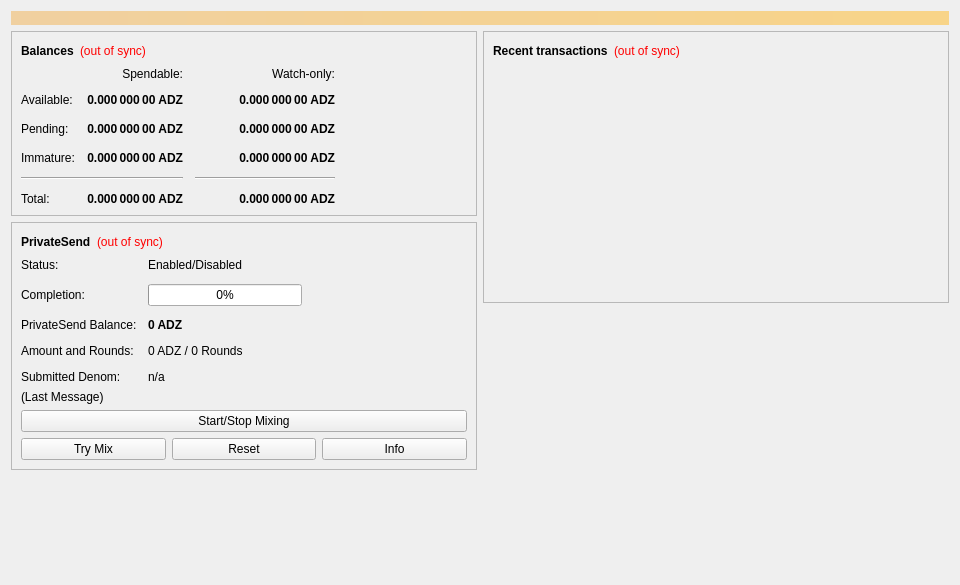
<?xml version="1.0" encoding="UTF-8"?>
<ui version="4.0">
 <class>OverviewPage</class>
 <widget class="QWidget" name="OverviewPage">
  <property name="geometry">
   <rect>
    <x>0</x>
    <y>0</y>
    <width>960</width>
    <height>585</height>
   </rect>
  </property>
  <property name="minimumSize">
   <size>
    <width>960</width>
    <height>0</height>
   </size>
  </property>
  <property name="windowTitle">
   <string>Form</string>
  </property>
  <layout class="QVBoxLayout" name="topLayout">
   <item>
    <widget class="QLabel" name="labelAlerts">
     <property name="visible">
      <bool>false</bool>
     </property>
     <property name="styleSheet">
      <string notr="true">background-color: qlineargradient(x1: 0, y1: 0, x2: 1, y2: 0, stop:0 #F0D0A0, stop:1 #F8D488); color:#000000;</string>
     </property>
     <property name="wordWrap">
      <bool>true</bool>
     </property>
     <property name="margin">
      <number>3</number>
     </property>
    </widget>
   </item>
   <item>
    <layout class="QHBoxLayout" name="horizontalLayout" stretch="1,1">
     <item>
      <layout class="QVBoxLayout" name="verticalLayout_2">
       <item>
        <widget class="QFrame" name="frame">
         <property name="frameShape">
          <enum>QFrame::StyledPanel</enum>
         </property>
         <property name="frameShadow">
          <enum>QFrame::Raised</enum>
         </property>
         <layout class="QVBoxLayout" name="verticalLayout_4">
          <item>
           <layout class="QHBoxLayout" name="horizontalLayout_4">
            <item>
             <widget class="QLabel" name="label_5">
              <property name="font">
               <font>
                <weight>75</weight>
                <bold>true</bold>
               </font>
              </property>
              <property name="text">
               <string>Balances</string>
              </property>
             </widget>
            </item>
            <item>
             <widget class="QLabel" name="labelWalletStatus">
              <property name="toolTip">
               <string>The displayed information may be out of date. Your wallet automatically synchronizes with the ADZ network after a connection is established, but this process has not completed yet.</string>
              </property>
              <property name="styleSheet">
               <string notr="true">QLabel { color: red; }</string>
              </property>
              <property name="text">
               <string notr="true">(out of sync)</string>
              </property>
              <property name="alignment">
               <set>Qt::AlignLeading|Qt::AlignLeft|Qt::AlignVCenter</set>
              </property>
             </widget>
            </item>
            <item>
             <spacer name="horizontalSpacer_3">
              <property name="orientation">
               <enum>Qt::Horizontal</enum>
              </property>
              <property name="sizeHint" stdset="0">
               <size>
                <width>40</width>
                <height>20</height>
               </size>
              </property>
             </spacer>
            </item>
           </layout>
          </item>
          <item>
           <layout class="QGridLayout" name="gridLayout">
            <property name="spacing">
             <number>12</number>
            </property>
            <item row="2" column="2">
             <widget class="QLabel" name="labelWatchPending">
              <property name="font">
               <font>
                <weight>75</weight>
                <bold>true</bold>
               </font>
              </property>
              <property name="cursor">
               <cursorShape>IBeamCursor</cursorShape>
              </property>
              <property name="toolTip">
               <string>Unconfirmed transactions to watch-only addresses</string>
              </property>
              <property name="text">
               <string notr="true">0.000 000 00 ADZ</string>
              </property>
              <property name="alignment">
               <set>Qt::AlignRight|Qt::AlignTrailing|Qt::AlignVCenter</set>
              </property>
              <property name="textInteractionFlags">
               <set>Qt::LinksAccessibleByMouse|Qt::TextSelectableByKeyboard|Qt::TextSelectableByMouse</set>
              </property>
             </widget>
            </item>
            <item row="2" column="1">
             <widget class="QLabel" name="labelUnconfirmed">
              <property name="font">
               <font>
                <weight>75</weight>
                <bold>true</bold>
               </font>
              </property>
              <property name="cursor">
               <cursorShape>IBeamCursor</cursorShape>
              </property>
              <property name="toolTip">
               <string>Total of transactions that have yet to be confirmed, and do not yet count toward the spendable balance</string>
              </property>
              <property name="text">
               <string notr="true">0.000 000 00 ADZ</string>
              </property>
              <property name="alignment">
               <set>Qt::AlignRight|Qt::AlignTrailing|Qt::AlignVCenter</set>
              </property>
              <property name="textInteractionFlags">
               <set>Qt::LinksAccessibleByMouse|Qt::TextSelectableByKeyboard|Qt::TextSelectableByMouse</set>
              </property>
             </widget>
            </item>
            <item row="3" column="2">
             <widget class="QLabel" name="labelWatchImmature">
              <property name="font">
               <font>
                <weight>75</weight>
                <bold>true</bold>
               </font>
              </property>
              <property name="cursor">
               <cursorShape>IBeamCursor</cursorShape>
              </property>
              <property name="toolTip">
               <string>Mined balance in watch-only addresses that has not yet matured</string>
              </property>
              <property name="text">
               <string notr="true">0.000 000 00 ADZ</string>
              </property>
              <property name="alignment">
               <set>Qt::AlignRight|Qt::AlignTrailing|Qt::AlignVCenter</set>
              </property>
              <property name="textInteractionFlags">
               <set>Qt::LinksAccessibleByMouse|Qt::TextSelectableByKeyboard|Qt::TextSelectableByMouse</set>
              </property>
             </widget>
            </item>
            <item row="4" column="0" colspan="2">
             <widget class="Line" name="lineSpendableBalance">
              <property name="orientation">
               <enum>Qt::Horizontal</enum>
              </property>
             </widget>
            </item>
            <item row="4" column="2">
             <widget class="Line" name="lineWatchBalance">
              <property name="sizePolicy">
               <sizepolicy hsizetype="Preferred" vsizetype="Fixed">
                <horstretch>0</horstretch>
                <verstretch>0</verstretch>
               </sizepolicy>
              </property>
              <property name="minimumSize">
               <size>
                <width>140</width>
                <height>0</height>
               </size>
              </property>
              <property name="orientation">
               <enum>Qt::Horizontal</enum>
              </property>
             </widget>
            </item>
            <item row="5" column="0">
             <widget class="QLabel" name="labelTotalText">
              <property name="text">
               <string>Total:</string>
              </property>
             </widget>
            </item>
            <item row="3" column="1">
             <widget class="QLabel" name="labelImmature">
              <property name="font">
               <font>
                <weight>75</weight>
                <bold>true</bold>
               </font>
              </property>
              <property name="cursor">
               <cursorShape>IBeamCursor</cursorShape>
              </property>
              <property name="toolTip">
               <string>Mined balance that has not yet matured</string>
              </property>
              <property name="text">
               <string notr="true">0.000 000 00 ADZ</string>
              </property>
              <property name="alignment">
               <set>Qt::AlignRight|Qt::AlignTrailing|Qt::AlignVCenter</set>
              </property>
              <property name="textInteractionFlags">
               <set>Qt::LinksAccessibleByMouse|Qt::TextSelectableByKeyboard|Qt::TextSelectableByMouse</set>
              </property>
             </widget>
            </item>
            <item row="2" column="3">
             <spacer name="horizontalSpacer_2">
              <property name="orientation">
               <enum>Qt::Horizontal</enum>
              </property>
              <property name="sizeHint" stdset="0">
               <size>
                <width>40</width>
                <height>20</height>
               </size>
              </property>
             </spacer>
            </item>
            <item row="3" column="0">
             <widget class="QLabel" name="labelImmatureText">
              <property name="text">
               <string>Immature:</string>
              </property>
             </widget>
            </item>
            <item row="5" column="1">
             <widget class="QLabel" name="labelTotal">
              <property name="font">
               <font>
                <weight>75</weight>
                <bold>true</bold>
               </font>
              </property>
              <property name="cursor">
               <cursorShape>IBeamCursor</cursorShape>
              </property>
              <property name="toolTip">
               <string>Your current total balance</string>
              </property>
              <property name="text">
               <string notr="true">0.000 000 00 ADZ</string>
              </property>
              <property name="alignment">
               <set>Qt::AlignRight|Qt::AlignTrailing|Qt::AlignVCenter</set>
              </property>
              <property name="textInteractionFlags">
               <set>Qt::LinksAccessibleByMouse|Qt::TextSelectableByKeyboard|Qt::TextSelectableByMouse</set>
              </property>
             </widget>
            </item>
            <item row="5" column="2">
             <widget class="QLabel" name="labelWatchTotal">
              <property name="font">
               <font>
                <weight>75</weight>
                <bold>true</bold>
               </font>
              </property>
              <property name="cursor">
               <cursorShape>IBeamCursor</cursorShape>
              </property>
              <property name="toolTip">
               <string>Current total balance in watch-only addresses</string>
              </property>
              <property name="text">
               <string notr="true">0.000 000 00 ADZ</string>
              </property>
              <property name="alignment">
               <set>Qt::AlignRight|Qt::AlignTrailing|Qt::AlignVCenter</set>
              </property>
              <property name="textInteractionFlags">
               <set>Qt::LinksAccessibleByMouse|Qt::TextSelectableByKeyboard|Qt::TextSelectableByMouse</set>
              </property>
             </widget>
            </item>
            <item row="0" column="2">
             <widget class="QLabel" name="labelWatchonly">
              <property name="text">
               <string>Watch-only:</string>
              </property>
              <property name="alignment">
               <set>Qt::AlignRight|Qt::AlignTrailing|Qt::AlignVCenter</set>
              </property>
             </widget>
            </item>
            <item row="1" column="0">
             <widget class="QLabel" name="labelBalanceText">
              <property name="text">
               <string>Available:</string>
              </property>
             </widget>
            </item>
            <item row="1" column="1">
             <widget class="QLabel" name="labelBalance">
              <property name="font">
               <font>
                <weight>75</weight>
                <bold>true</bold>
               </font>
              </property>
              <property name="cursor">
               <cursorShape>IBeamCursor</cursorShape>
              </property>
              <property name="toolTip">
               <string>Your current spendable balance</string>
              </property>
              <property name="text">
               <string notr="true">0.000 000 00 ADZ</string>
              </property>
              <property name="alignment">
               <set>Qt::AlignRight|Qt::AlignTrailing|Qt::AlignVCenter</set>
              </property>
              <property name="textInteractionFlags">
               <set>Qt::LinksAccessibleByMouse|Qt::TextSelectableByKeyboard|Qt::TextSelectableByMouse</set>
              </property>
             </widget>
            </item>
            <item row="1" column="2">
             <widget class="QLabel" name="labelWatchAvailable">
              <property name="font">
               <font>
                <weight>75</weight>
                <bold>true</bold>
               </font>
              </property>
              <property name="cursor">
               <cursorShape>IBeamCursor</cursorShape>
              </property>
              <property name="toolTip">
               <string>Your current balance in watch-only addresses</string>
              </property>
              <property name="text">
               <string notr="true">0.000 000 00 ADZ</string>
              </property>
              <property name="alignment">
               <set>Qt::AlignRight|Qt::AlignTrailing|Qt::AlignVCenter</set>
              </property>
              <property name="textInteractionFlags">
               <set>Qt::LinksAccessibleByMouse|Qt::TextSelectableByKeyboard|Qt::TextSelectableByMouse</set>
              </property>
             </widget>
            </item>
            <item row="2" column="0">
             <widget class="QLabel" name="labelPendingText">
              <property name="text">
               <string>Pending:</string>
              </property>
             </widget>
            </item>
            <item row="0" column="1">
             <widget class="QLabel" name="labelSpendable">
              <property name="text">
               <string>Spendable:</string>
              </property>
              <property name="alignment">
               <set>Qt::AlignRight|Qt::AlignTrailing|Qt::AlignVCenter</set>
              </property>
             </widget>
            </item>
           </layout>
          </item>
         </layout>
        </widget>
       </item>
       <item>
        <widget class="QFrame" name="framePrivateSend">
         <property name="layoutDirection">
          <enum>Qt::LeftToRight</enum>
         </property>
         <property name="frameShape">
          <enum>QFrame::StyledPanel</enum>
         </property>
         <property name="frameShadow">
          <enum>QFrame::Raised</enum>
         </property>
         <layout class="QVBoxLayout" name="VerticalLayout_PS1">
          <item>
           <layout class="QHBoxLayout" name="horizontalLayout_5">
            <item>
             <widget class="QLabel" name="labelPrivateSendHeader">
              <property name="font">
               <font>
                <weight>75</weight>
                <bold>true</bold>
               </font>
              </property>
              <property name="text">
               <string>PrivateSend</string>
              </property>
             </widget>
            </item>
            <item>
             <widget class="QLabel" name="labelPrivateSendSyncStatus">
              <property name="toolTip">
               <string>The displayed information may be out of date. Your wallet automatically synchronizes with the Proton network after a connection is established, but this process has not completed yet.</string>
              </property>
              <property name="styleSheet">
               <string notr="true">QLabel { color: red; }</string>
              </property>
              <property name="text">
               <string notr="true">(out of sync)</string>
              </property>
              <property name="alignment">
               <set>Qt::AlignLeading|Qt::AlignLeft|Qt::AlignVCenter</set>
              </property>
             </widget>
            </item>
            <item>
             <spacer name="horizontalSpacer_4">
              <property name="orientation">
               <enum>Qt::Horizontal</enum>
              </property>
              <property name="sizeHint" stdset="0">
               <size>
                <width>40</width>
                <height>20</height>
               </size>
              </property>
             </spacer>
            </item>
           </layout>
          </item>
          <item>
           <layout class="QFormLayout" name="privateSendFormLayout">
            <property name="fieldGrowthPolicy">
             <enum>QFormLayout::AllNonFixedFieldsGrow</enum>
            </property>
            <property name="horizontalSpacing">
             <number>11</number>
            </property>
            <property name="verticalSpacing">
             <number>12</number>
            </property>
            <item row="0" column="0">
             <widget class="QLabel" name="labelPrivateSendEnabledText">
              <property name="text">
               <string>Status:</string>
              </property>
             </widget>
            </item>
            <item row="0" column="1">
             <widget class="QLabel" name="labelPrivateSendEnabled">
              <property name="text">
               <string>Enabled/Disabled</string>
              </property>
             </widget>
            </item>
            <item row="1" column="0">
             <widget class="QLabel" name="labelCompletitionText">
              <property name="text">
               <string>Completion:</string>
              </property>
             </widget>
            </item>
            <item row="1" column="1">
             <widget class="QProgressBar" name="privateSendProgress">
              <property name="maximumSize">
               <size>
                <width>154</width>
                <height>16777215</height>
               </size>
              </property>
              <property name="value">
               <number>0</number>
              </property>
             </widget>
            </item>
            <item row="2" column="0">
             <widget class="QLabel" name="labelAnonymizedText">
              <property name="text">
               <string>PrivateSend Balance:</string>
              </property>
             </widget>
            </item>
            <item row="2" column="1">
             <widget class="QLabel" name="labelAnonymized">
              <property name="font">
               <font>
                <weight>75</weight>
                <bold>true</bold>
               </font>
              </property>
              <property name="text">
               <string notr="true">0 ADZ</string>
              </property>
             </widget>
            </item>
            <item row="3" column="0">
             <widget class="QLabel" name="labelAmountAndRoundsText">
              <property name="text">
               <string>Amount and Rounds:</string>
              </property>
             </widget>
            </item>
            <item row="3" column="1">
             <widget class="QLabel" name="labelAmountRounds">
              <property name="text">
               <string>0 ADZ / 0 Rounds</string>
              </property>
             </widget>
            </item>
            <item row="4" column="0">
             <widget class="QLabel" name="labelSubmittedDenomText">
              <property name="text">
               <string>Submitted Denom:</string>
              </property>
             </widget>
            </item>
            <item row="4" column="1">
             <widget class="QLabel" name="labelSubmittedDenom">
              <property name="toolTip">
               <string>The denominations you submitted to the Masternode.&lt;br&gt;To mix, other users must submit the exact same denominations.</string>
              </property>
              <property name="text">
               <string>n/a</string>
              </property>
             </widget>
            </item>
           </layout>
          </item>
          <item>
           <layout class="QVBoxLayout" name="VerticalLayout_PS">
            <item>
             <widget class="QLabel" name="labelPrivateSendLastMessage">
              <property name="text">
               <string>(Last Message)</string>
              </property>
              <property name="alignment">
               <set>Qt::AlignLeading|Qt::AlignLeft|Qt::AlignTop</set>
              </property>
              <property name="wordWrap">
               <bool>true</bool>
              </property>
             </widget>
            </item>
            <item>
             <widget class="QPushButton" name="togglePrivateSend">
              <property name="sizePolicy">
               <sizepolicy hsizetype="MinimumExpanding" vsizetype="Fixed">
                <horstretch>0</horstretch>
                <verstretch>0</verstretch>
               </sizepolicy>
              </property>
              <property name="text">
               <string>Start/Stop Mixing</string>
              </property>
             </widget>
            </item>
            <item>
             <layout class="QHBoxLayout" name="horizontalLayout_debugbuttons">
              <item>
               <widget class="QPushButton" name="privateSendAuto">
                <property name="sizePolicy">
                 <sizepolicy hsizetype="MinimumExpanding" vsizetype="Fixed">
                  <horstretch>0</horstretch>
                  <verstretch>0</verstretch>
                 </sizepolicy>
                </property>
                <property name="toolTip">
                 <string>Try to manually submit a PrivateSend request.</string>
                </property>
                <property name="text">
                 <string>Try Mix</string>
                </property>
               </widget>
              </item>
              <item>
               <widget class="QPushButton" name="privateSendReset">
                <property name="sizePolicy">
                 <sizepolicy hsizetype="MinimumExpanding" vsizetype="Fixed">
                  <horstretch>0</horstretch>
                  <verstretch>0</verstretch>
                 </sizepolicy>
                </property>
                <property name="toolTip">
                 <string>Reset the current status of PrivateSend (can interrupt PrivateSend if it's in the process of Mixing, which can cost you money!)</string>
                </property>
                <property name="autoFillBackground">
                 <bool>false</bool>
                </property>
                <property name="text">
                 <string>Reset</string>
                </property>
               </widget>
              </item>
              <item>
               <widget class="QPushButton" name="privateSendInfo">
                <property name="sizePolicy">
                 <sizepolicy hsizetype="MinimumExpanding" vsizetype="Fixed">
                  <horstretch>0</horstretch>
                  <verstretch>0</verstretch>
                 </sizepolicy>
                </property>
                <property name="toolTip">
                 <string>Information about PrivateSend and Mixing</string>
                </property>
                <property name="text">
                 <string>Info</string>
                </property>
               </widget>
              </item>
             </layout>
            </item>
           </layout>
          </item>
         </layout>
        </widget>
       </item>
       <item>
        <spacer name="verticalSpacer">
         <property name="orientation">
          <enum>Qt::Vertical</enum>
         </property>
         <property name="sizeHint" stdset="0">
          <size>
           <width>20</width>
           <height>40</height>
          </size>
         </property>
        </spacer>
       </item>
      </layout>
     </item>
     <item>
      <layout class="QVBoxLayout" name="verticalLayout_3">
       <item>
        <widget class="QFrame" name="frame_2">
         <property name="frameShape">
          <enum>QFrame::StyledPanel</enum>
         </property>
         <property name="frameShadow">
          <enum>QFrame::Raised</enum>
         </property>
         <layout class="QVBoxLayout" name="verticalLayout">
          <item>
           <layout class="QHBoxLayout" name="horizontalLayout_2">
            <item>
             <widget class="QLabel" name="label_4">
              <property name="font">
               <font>
                <weight>75</weight>
                <bold>true</bold>
               </font>
              </property>
              <property name="text">
               <string>Recent transactions</string>
              </property>
             </widget>
            </item>
            <item>
             <widget class="QLabel" name="labelTransactionsStatus">
              <property name="toolTip">
               <string>The displayed information may be out of date. Your wallet automatically synchronizes with the ADZ network after a connection is established, but this process has not completed yet.</string>
              </property>
              <property name="styleSheet">
               <string notr="true">QLabel { color: red; }</string>
              </property>
              <property name="text">
               <string notr="true">(out of sync)</string>
              </property>
              <property name="alignment">
               <set>Qt::AlignLeading|Qt::AlignLeft|Qt::AlignVCenter</set>
              </property>
             </widget>
            </item>
            <item>
             <spacer name="horizontalSpacer">
              <property name="orientation">
               <enum>Qt::Horizontal</enum>
              </property>
              <property name="sizeHint" stdset="0">
               <size>
                <width>40</width>
                <height>20</height>
               </size>
              </property>
             </spacer>
            </item>
           </layout>
          </item>
          <item>
           <widget class="QListView" name="listTransactions">
            <property name="styleSheet">
             <string notr="true">QListView { background: transparent; }</string>
            </property>
            <property name="frameShape">
             <enum>QFrame::NoFrame</enum>
            </property>
            <property name="verticalScrollBarPolicy">
             <enum>Qt::ScrollBarAlwaysOff</enum>
            </property>
            <property name="horizontalScrollBarPolicy">
             <enum>Qt::ScrollBarAlwaysOff</enum>
            </property>
            <property name="selectionMode">
             <enum>QAbstractItemView::NoSelection</enum>
            </property>
           </widget>
          </item>
         </layout>
        </widget>
       </item>
       <item>
        <spacer name="verticalSpacer_2">
         <property name="orientation">
          <enum>Qt::Vertical</enum>
         </property>
         <property name="sizeHint" stdset="0">
          <size>
           <width>20</width>
           <height>40</height>
          </size>
         </property>
        </spacer>
       </item>
      </layout>
     </item>
    </layout>
   </item>
  </layout>
 </widget>
 <resources/>
 <connections/>
</ui>
